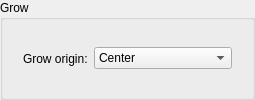
              <widget class="QGroupBox" name="groupBox">
               <property name="title">
                <string>Grow</string>
               </property>
               <layout class="QVBoxLayout" name="verticalLayout_51">
                <item>
                 <widget class="QWidget" name="widget" native="true">
                  <layout class="QHBoxLayout" name="horizontalLayout_68">
                   <item>
                    <widget class="QLabel" name="label">
                     <property name="text">
                      <string>Grow origin:</string>
                     </property>
                    </widget>
                   </item>
                   <item>
                    <widget class="QComboBox" name="comboBox">
                     <item>
                      <property name="text">
                       <string>Center</string>
                      </property>
                     </item>
                     <item>
                      <property name="text">
                       <string>Edge</string>
                      </property>
                     </item>
                     <item>
                      <property name="text">
                       <string>Origin</string>
                      </property>
                     </item>
                     <item>
                      <property name="text">
                       <string>Spin in from nothing</string>
                      </property>
                     </item>
                    </widget>
                   </item>
                  </layout>
                 </widget>
                </item>
               </layout>
              </widget>
